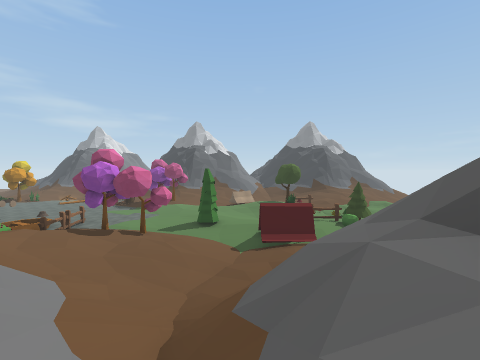
view 1 (above)

24 first-person views from a walk through a Unity game level. The camera is 1.5 m above the floor, tilts 2° down and sees 90° across. The floor is counted in squares, 2 m on a side. Each view is taken from the middle of a square. On the plan, view 1 faces up. The plan holds only what a view shows up to about 9 squares ahead; the rest is blank. The place goes on beyond the plan. Some surface patterns are stand-ins.

view 2
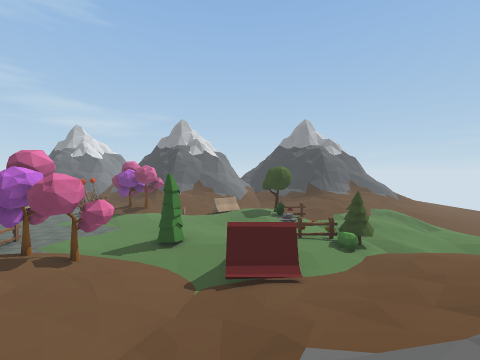

view 3
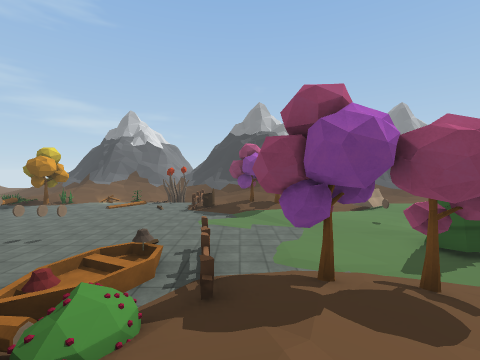

view 4
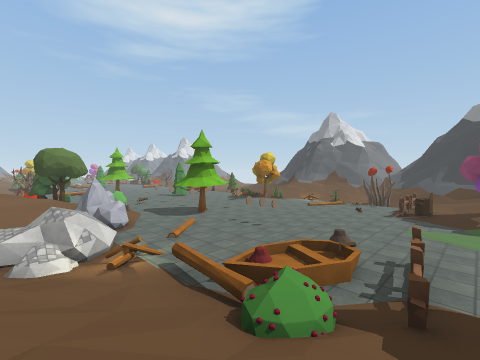

view 5
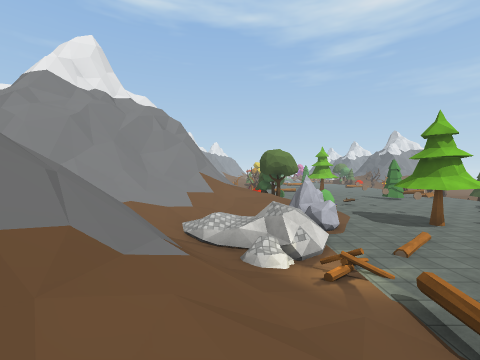

view 6
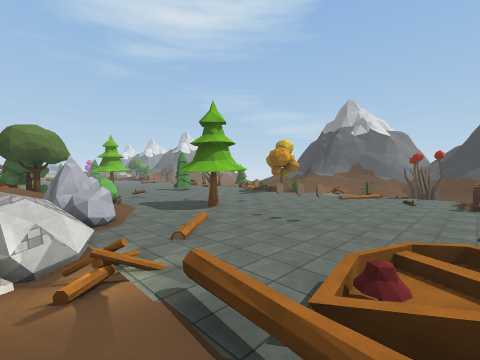

view 7
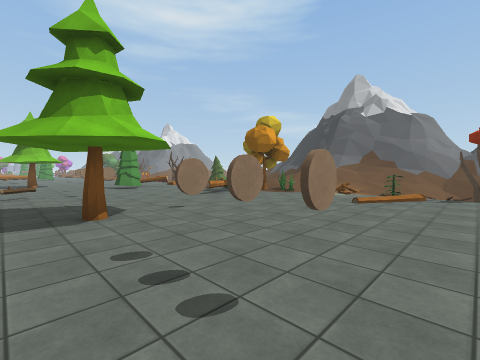

view 8
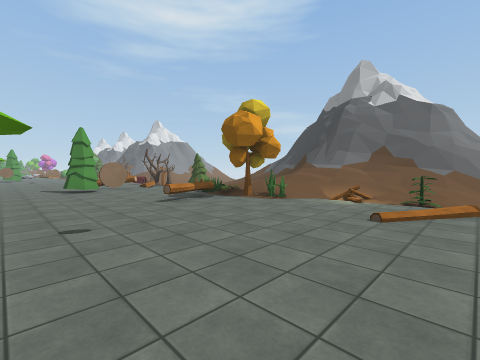

view 9
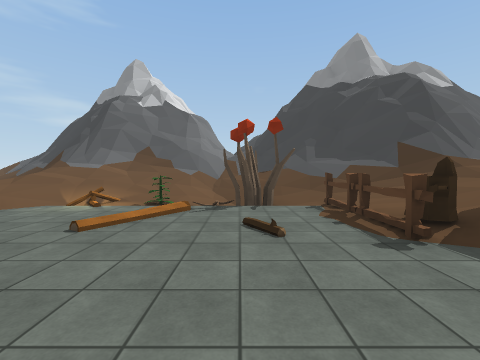

view 10
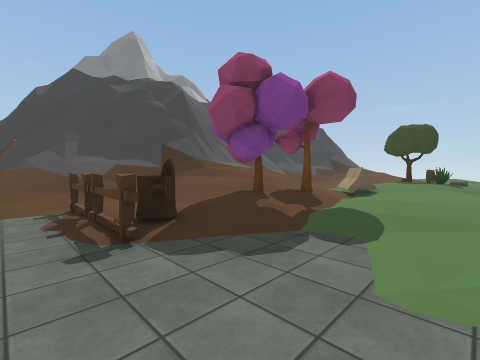

view 11
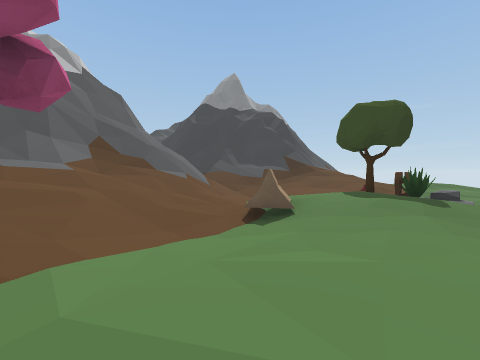

view 12
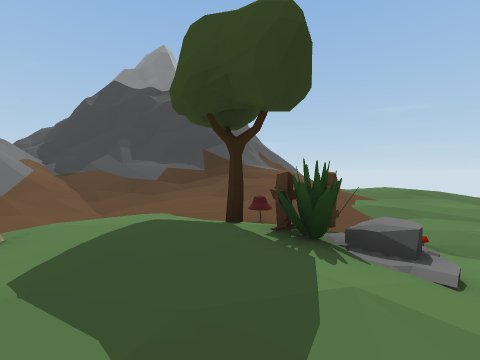

view 13
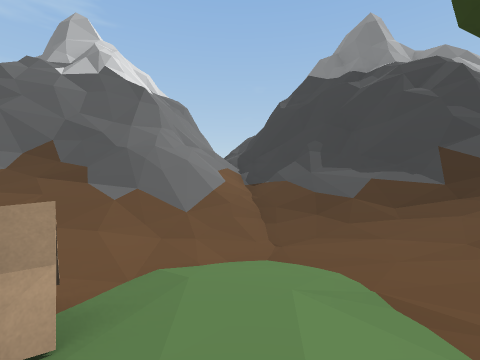

view 14
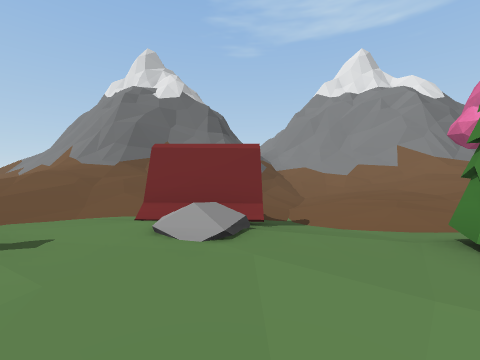

view 15
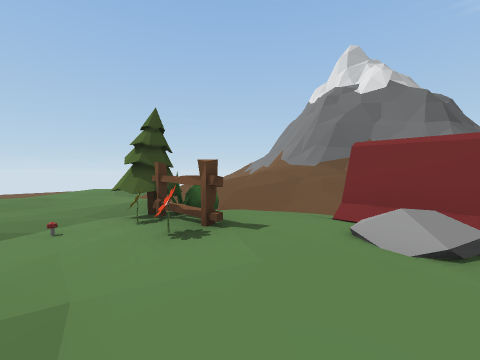

view 16
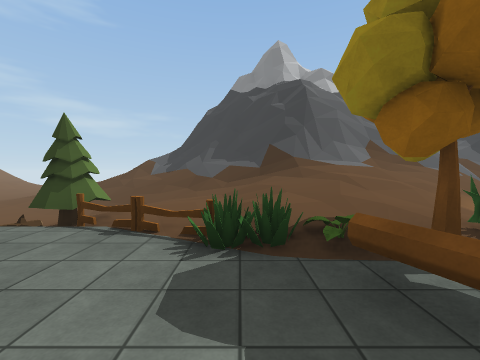

view 17
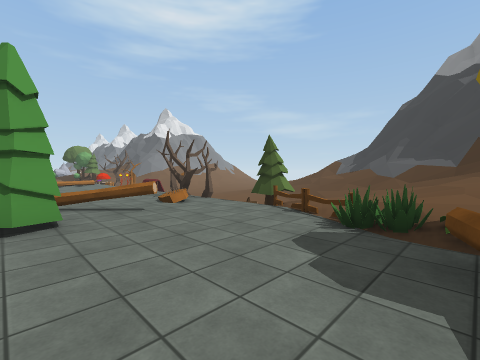

view 18
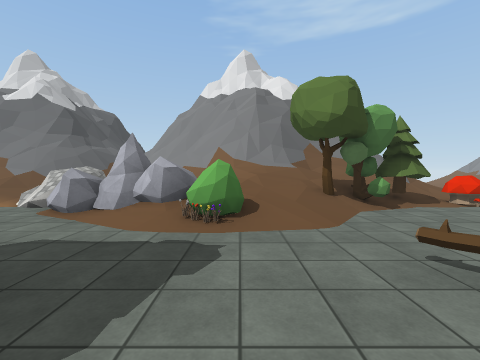

view 19
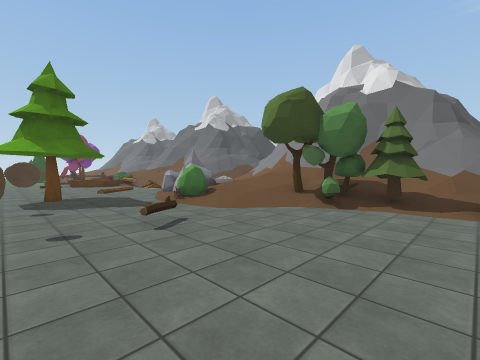

view 20
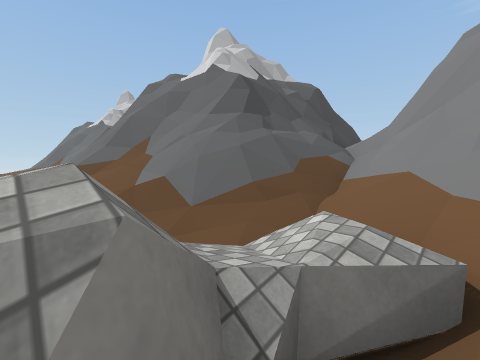

view 21
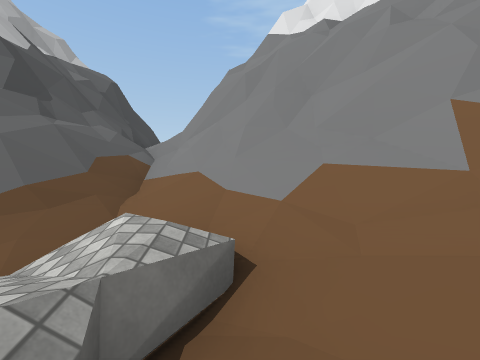

view 22
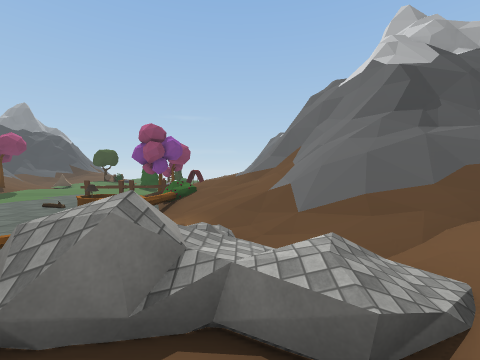

view 23
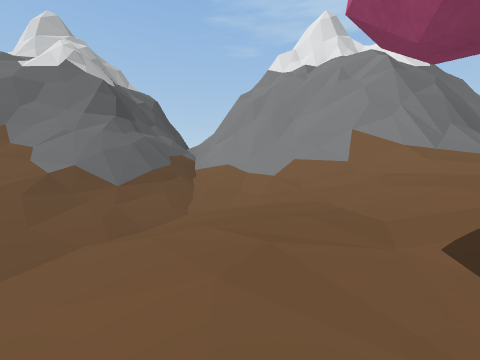

view 24
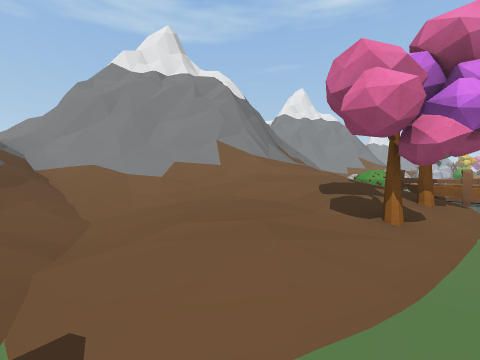

### Floor plan
Key: @ floor where view 1 was taken; # wall or solid block; x gap in a wall; . main floor; : floor 0.25 m higher than the main floor; - floor 0.5 m lower than the main floor; + floor 0.75 m higher than the main floor; _ floor 0.75 m lower than the main floor; * floor 1.25 m higher than the main floor; % floor 1.5 m higher than the main floor; & floor 8 m higher than the main floor; $ floor 8.25 m higher than the main floor; / step, stairs or slope; = window, fence, low wall or low ledge; ^ raised ledge; v drop or lower ground; T tree; E tent; B bush; F flower; N fence; M mushroom; L log; S stump; R rock; C campfire; P plant; A boat; O other object.
Columns run from 22 left of view 1 to 7 right of it. Each row starts with its distance up from view 1.
 25    ##^
 24 ////#^ ##^///=^ =^##= ^ =^^ =^
 23 /////^^#==///=^^^ =  ^=///^^ =
 22 /////==///////==^  ^^^////=^^
 21 _--::///////////^^^##=/////=^^
 20 _-.:/+*///.-////==##==//////==
 19  T..::+///P-O-///////////////
 18 T.NNO:TO.C..F.N://%////---./*/
 17 A...OB.O......N:/*////E...::+/
 16 L....L........S:TTT/-/E/:..::
 15 L....L........../::...:::TM/:/
 14  #...............:::..:::N -/:
 13 ...................:::..:.O-.:
 12 ....................:. ----O-.
 11 ...O....T................FO--.
 10 ...O..........MN.....#./:NOB/.
  9 .....OO.......MN...----/...T/.
  8 ..../:B......MM//T/T---EE--/::
  7 O.TT++RRR#=C.LB//+::.--/.///+
  6 MTT///+:/=O-////**/:.--//////
  5 ///////:/=/.///////:.--//////
  4 ///##/=//=/////===/////////===
  3 //=##^^//////==#^^=//////=^#^^
  2 /### ^^/=////^^# ^^=////=^#
  1 =#    ^^^///=^    ^^=//=^
  0 ##      ^^/ =^  == ^^=@=^
 -1       =^#^ #^==##  ^ =/
 -2       ^ # x#=&##     =/
 -3       =    #v$       //

Positions as (right, up) in squares from view 1, and headings:
1: (0, 0), facing up
2: (1, 2), facing up
3: (-6, 5), facing up
4: (-6, 5), facing up-left
5: (-7, 5), facing left
6: (-8, 6), facing up-left
7: (-10, 10), facing up-left
8: (-11, 12), facing up-left
9: (-10, 13), facing up
10: (-9, 13), facing up-right
11: (-4, 13), facing up-right
12: (1, 13), facing up-right
13: (2, 15), facing up
14: (1, 12), facing down
15: (1, 12), facing down-right
16: (-18, 15), facing up
17: (-17, 14), facing up-left
18: (-17, 12), facing down
19: (-22, 12), facing down-right
20: (-14, 6), facing down-right
21: (-14, 6), facing down
22: (-15, 5), facing right
23: (-2, 9), facing down
24: (0, 9), facing down-left
